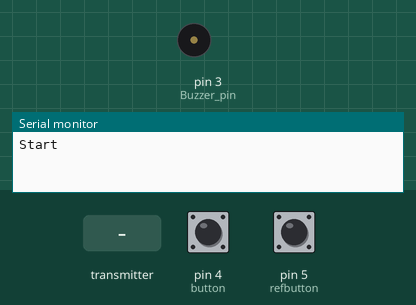
A sketch run on a simulated Arduino Uno, built with avr-gcc and run on an emulated ATmega328P. Shown: buzzer (waves = sounding, pin HIGH), the last lines printed to the serial monitor. Inputs (shaded band) come from the test bench; at power-on: pin 5 (refbutton) LOW, pin 4 (button) LOW. No radio packets arrive unless stated. At 6.8 s the program stops and its outputs stay as they are.

Above: at 1.6 s.
1.7 s: pin 5 (refbutton) pulled HIGH for 0.15 s
3.3 s: the transmitter starts sending receivedData.0 = 25
At 4.5 s:
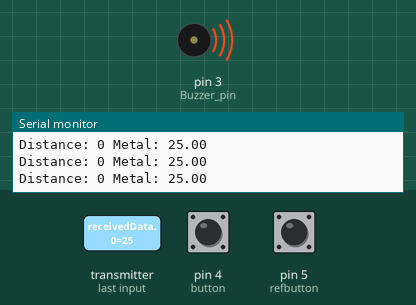
4.8 s: the transmitter starts sending receivedData.0 = 0
At 5.6 s:
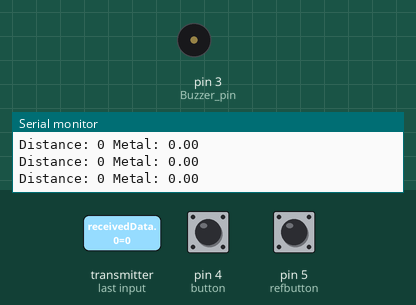
6.3 s: pin 4 (button) pulled HIGH for 0.15 s
Timing chart, 0 to 8.3 s (numbered marks = the images above; inputs shaded):
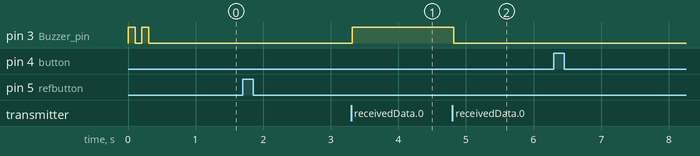

The sketch:

Reciever.ino
```cpp
//We wrote this code to operate the mechanism placed under the drone and to control various parts.
//The mechanism includes one Arduino Uno (transmitter), one metal sensor (FLC 100), one distance sensor (LiDAR), and one servo motor.
//This mechanism is designed to lower the metal and distance sensors towards the ground after the drone takes off.
//We used NFR24L01 to communication between two arduino unos.
//The transmitter arduino is on our drone.
//The reciever arduino is connected with our computer.


#include <SPI.h>
#include <nRF24L01.h>
#include <RF24.h>

#define CE_PIN 9
#define CSN_PIN 10
#define button 4
#define refbutton 5   //Referance button.

int state = 0;
int currentstate = 0;
float referance = 0;
float val = 0;
int buttonpress = 0;

RF24 radio(CE_PIN, CSN_PIN);
const byte address[][6] = { "00001", "00002" };

void setup() {
  pinMode(button, INPUT);   //Lidar (distance) sensor button.
  Serial.begin(115200);
  radio.begin();
  radio.openWritingPipe(address[0]);
  radio.openReadingPipe(0, address[1]);
  radio.setPALevel(RF24_PA_HIGH);
  radio.setDataRate(RF24_2MBPS);   //To fast communication between NRF's.
  radio.startListening();
  Serial.print("Start");
  pinMode(3, OUTPUT);   //Buzzer pin.
  pinMode(refbutton, INPUT);   //Referance button pin.

  digitalWrite(3, HIGH);
  delay(100);
  digitalWrite(3, LOW);
  delay(100);

  digitalWrite(3, HIGH);
  delay(100);
  digitalWrite(3, LOW);
  delay(100);
}

void loop() {
  delay(5);
  if (radio.available()) {   //If the communication between rf's is true.
    float receivedData[2];
    radio.read(&receivedData, sizeof(receivedData));
    val = receivedData[0];
    int distance = (int)receivedData[1];

    Serial.println("Distance: " + String(distance) + " Metal: " + String(val));
  }

  if (digitalRead(button) == 1) {
    Serial.print("State Change");
    radio.stopListening();

    while (digitalRead(button) == 1);
    delay(50);

    switch (state) {
      //
      case 0:
        {
          state = 1;
        }
        break;
      case 1:
        {
          state = 2;
        }
        break;
      case 2:
        {
          state = 0;
        }
        break;
    }
    while (state != currentstate) {
      switch (state) {
        //After the drone completes its takeoff, press the button to lower the mechanism.
        case 0:
          {
            buttonpress = 0;
            char dataToSend[] = "changestate:0";
            radio.write(&dataToSend, sizeof(dataToSend));
          }
          break;
        //During the detection.
        case 1:
          {
            char dataToSend[] = "changestate:1";
            radio.write(&dataToSend, sizeof(dataToSend));
          }
          break;
        //After detection is over, to get the mechanism up.
        case 2:
          {
            buttonpress = 0;
            char dataToSend[] = "changestate:2";
            radio.write(&dataToSend, sizeof(dataToSend));
          }
          break;
      }

      radio.startListening();
      delay(50);
      char msg[32];
      radio.read(&msg, 32);
      String str(msg);
      if (str.indexOf(":") > 0) {
        currentstate = str.substring(str.indexOf(":") + 1).toInt();
      }
      delay(50);
      radio.stopListening();
    }

    delay(50);
    Serial.print("" + String(state));
    radio.startListening();
    delay(5);
  }
  if (digitalRead(refbutton) == 1) {
    referance = val;   //We made it because the metal values can change depend on the distance. Therefore, even if there is no any metal piece, the metal sensor can falsely detect metal as if it is there.
    buttonpress = 1;
    Serial.println("Referance: " + String(referance));
    delay(20);
  }
  if (buttonpress == 1) {   //If referance button pressed.
    //This is because metals have both positive and negative poles.
    if (val >= (referance + 7) || val <= (referance - 7)) {
      digitalWrite(3, HIGH);
      delay(20);
    } else {
      digitalWrite(3, LOW);
      delay(20);
    }
  }

}
```

Measured:
- after the input at 3.3 s, pin 3 (Buzzer_pin): LOW → HIGH at once
- after the input at 4.8 s, pin 3 (Buzzer_pin): HIGH → LOW at once
